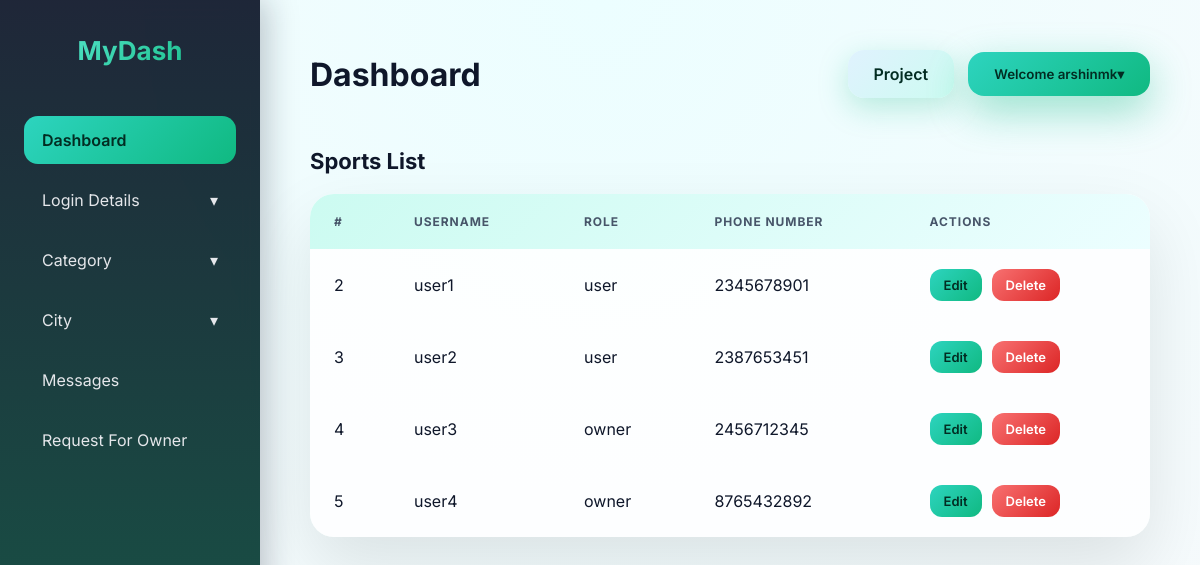
The page /AdminApp/user_details/ (signed in) on the database as committed earlier.
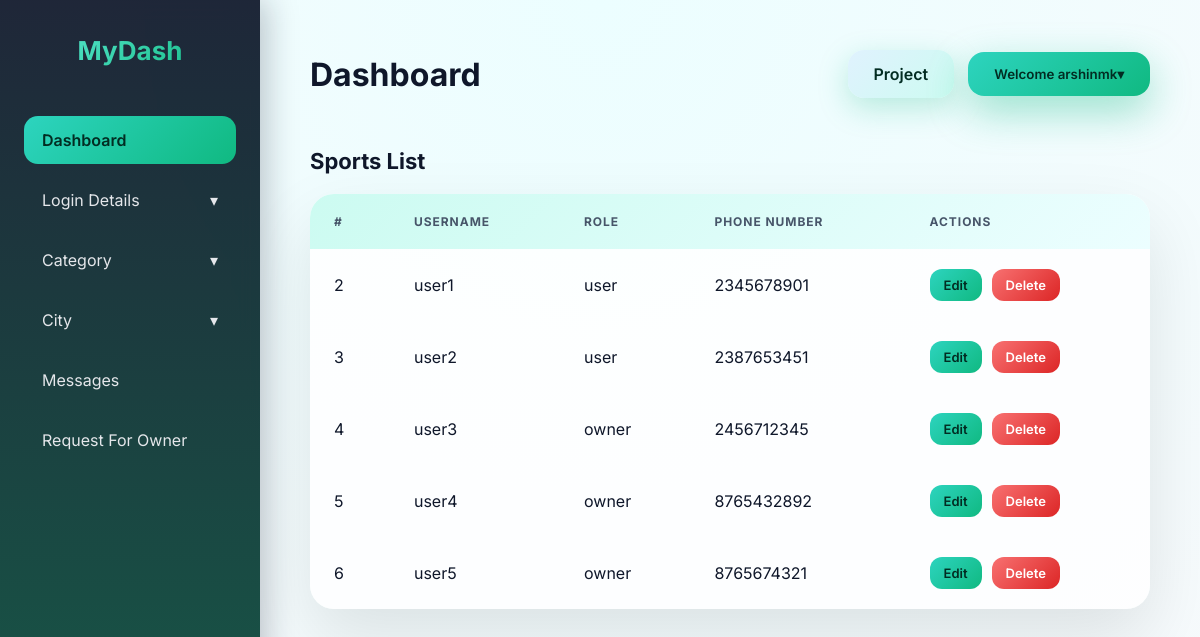
The same page on the database as committed later.
### AdminApp/models.py (models this page shows)
class User(AbstractUser):
    ROLE_CHOICES = [
        ('user', 'User'),
        ('owner', 'Owner'),
        ('admin', 'Admin')
    ]
    phone_number = models.CharField(max_length=15,null=True,blank=True)
    role = models.CharField(max_length=10, choices=ROLE_CHOICES)

### AdminApp/decorators.py (the view)
    def wrapper(request, *args, **kwargs):
        if not request.user.is_authenticated:
            messages.error(request, "Please login as admin.")
            return redirect(admin_login)
        if request.user.role != "admin" and not request.user.is_superuser:
            messages.error(request, "You are not authorized to access admin panel.")
            return redirect("home")
        return view_func(request, *args, **kwargs)

### AdminApp/views.py (called while the page is built)
@admin_required
def user_details(request):
    item = User.objects.filter(role__in=['user', 'owner'])
    return render(request,"User_Details.html",{"item":item})

### AdminApp/templates/User_Details.html (shortened to what this page needs)
{% extends 'Dashboard.html' %}
{% block content %}
<html lang="en">
<head>
</head>
<body>
  <section class="table-section">
  <h2>Sports List</h2>
  <table class="sport-table">
    <thead>
      <tr>
        <th>#</th>
        <th>Username</th>
        <th>Role</th>
        <th>Phone Number</th>
        <th>Actions</th>
      </tr>
    </thead>
    <tbody>
    {% for i in item %}
      <tr>
        <td>{{i.id}}</td>
        <td>{{i.username}}</td>
        <td>{{i.role}}</td>
        <td>{{i.phone_number}}</td>
        <td class="actions">
          <a href="{% url 'edit_user' user_id=i.id %}"><button class="btn-edit">Edit</button></a>
          <a href="#"><button onclick="return confirm('Do you Want to delete this User?');"
                              class="btn-delete">Delete</button></a>
        </td>
      </tr>
    {% endfor %}
    </tbody>
  </table>
</section>
</body>
</html>
{% endblock %}

Rows that differ between the two databases and show on the page:
added User: id "6", username "user5", role "owner", phone_number "8765674321"
